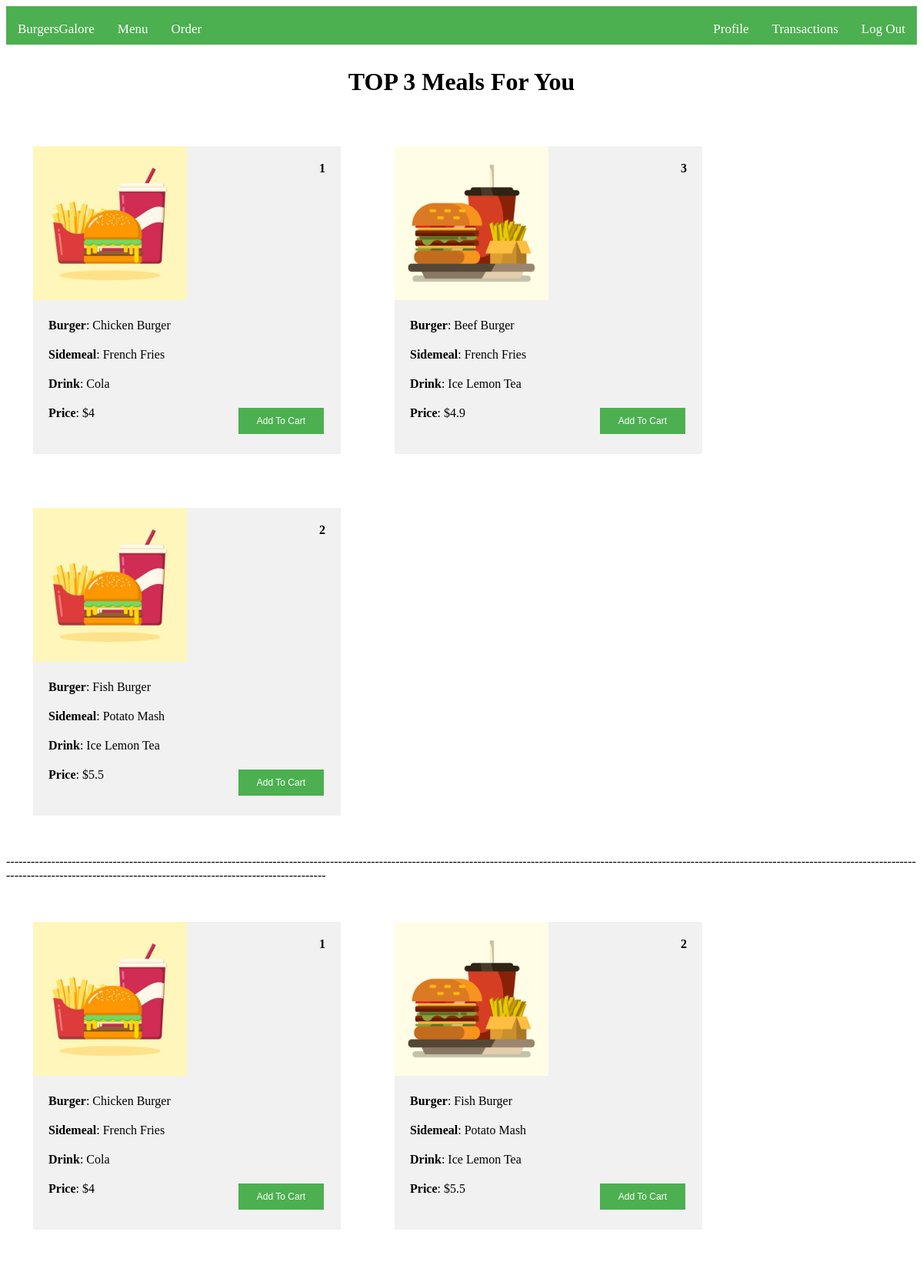
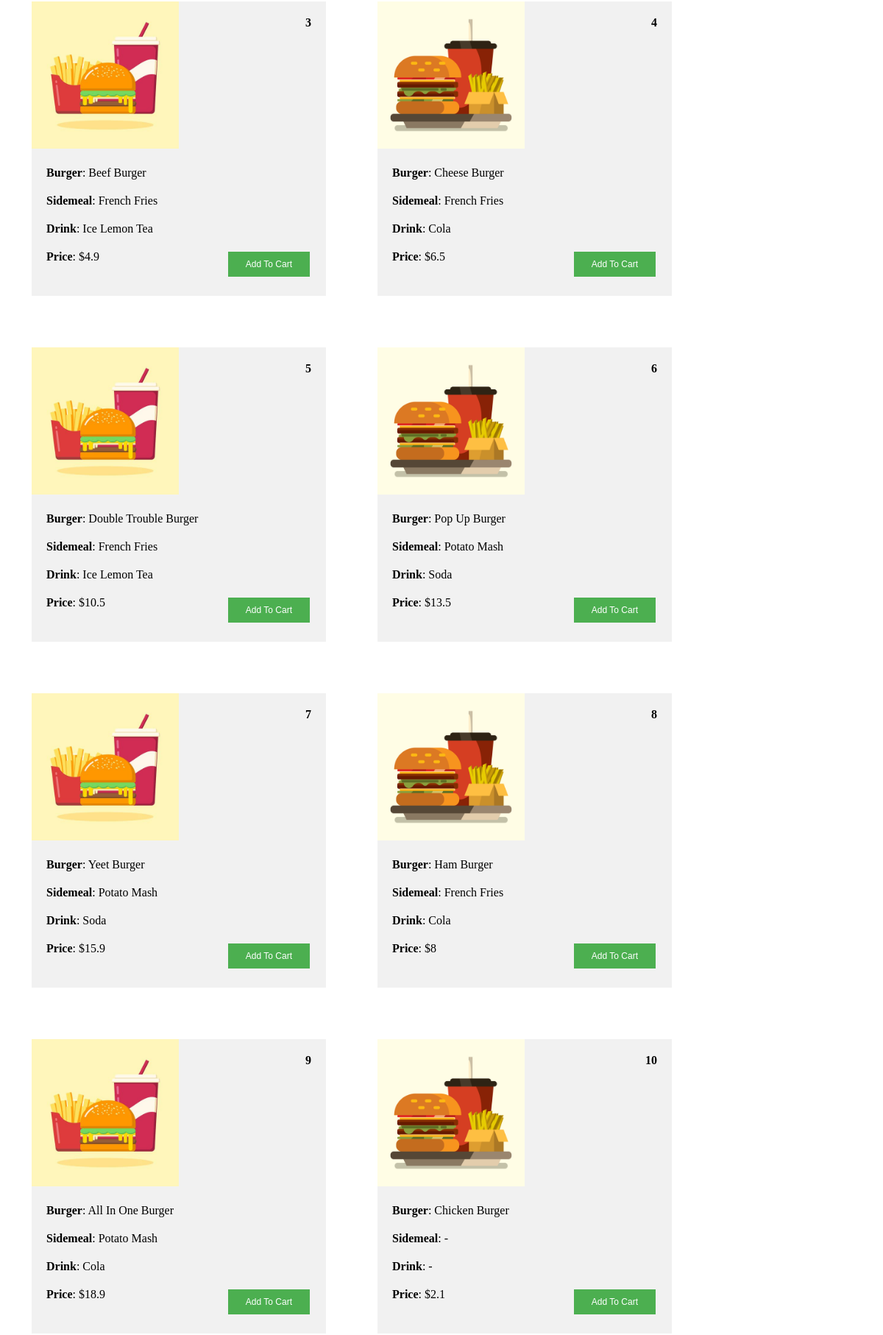
Page / (signed in, upper part) on the committed database (2 pictures, top to bottom).
### tables this page shows
CREATE TABLE meals (            id INTEGER PRIMARY KEY AUTOINCREMENT,            burger VARCHAR(256) NOT NULL,            sidemeal VARCHAR(256) NOT NULL,            drink VARCHAR(256) NOT NULL,            price INTEGER UNIQUE NOT NULL);

### server.py (the view, shortened to what this page needs)
@app.route('/',methods=["GET","POST"])
def main():
    database = sqlite3.connect('BurgerGalore.db')
    c = database.cursor()
    c.execute('SELECT id,burger,sidemeal,drink,price FROM meals')
    meals = c.fetchall()
    images = ('mealOne.png','mealTwo.png')
    index = len(meals)
    if curr_login != []:
        c.execute('''SELECT id FROM members WHERE name = :N''',\
                  {'N':curr_login[0]})
        custID = c.fetchone()[0]
        c.execute('''SELECT mealID,price,date FROM orders WHERE custID = :ID''',{"ID":custID})
        orders = c.fetchall()
        if orders != [] and len(orders) >= 10:
            c.execute('''SELECT mealID FROM orders GROUP BY mealID ORDER BY COUNT(mealID) DESC LIMIT 3;''')
            topmeals = c.fetchall()
            top = []
            for t in topmeals:
                c.execute('''SELECT id,burger,sidemeal,drink,price FROM meals WHERE id = :ID''',{"ID":int(t[0])})
                topmeal = c.fetchone()
                top.append(topmeal)
            line = "-" * 300 ### Design ###
            return render_template('main.html',\
                                   login=curr_login,\
                                   msg=msg,\
                                   meals=meals,\
                                   images=images,\
                                   index=index,\
                                   top_3 = top,\
                                   line=line)

### templates/main.html
{% extends "layout.html" %}
{% block body %}
<form action="{{url_for('order')}}" method="POST">
	{% if top_3 != None %}
		<h1>TOP 3 Meals For You</h1>
		<div class="flex-contain">
			{% for i in range(3) %}
				<div class='mealset'>
					{% if i % 2 == 0 %}
						<img src="static/{{ images[0] }}">
					{% else %}
						<img src="static/{{ images[1] }}">
					{% endif %}
					<p style="float:right;"><b>{{top_3[i][0]}}</b></p>
					<p><b>Burger</b>: {{top_3[i][1]}}</p>
					<p><b>Sidemeal</b>: {{top_3[i][2]}}</p>
					<p><b>Drink</b>: {{top_3[i][3]}}</p>
					<p><b>Price</b>: ${{top_3[i][4]}}</p>
					<button class="button" name='selected' value='{{top_3[i][0]}}'>Add To Cart</button>
				</div>
			{% endfor %}
		</div>
		<p>{{ line }}</p>
	{% endif %}
	<div class='flex-contain'>
		{% for i in range(index)%}
			<div class='mealset'>
				{% if i % 2 == 0 %}
					<img src="static/{{ images[0] }}">
				{% else %}
					<img src="static/{{ images[1] }}">
				{% endif %}
				<p style="float:right;"><b>{{meals[i][0]}}</b></p>
				<p><b>Burger</b>: {{meals[i][1]}}</p>
				<p><b>Sidemeal</b>: {{meals[i][2]}}</p>
				<p><b>Drink</b>: {{meals[i][3]}}</p>
				<p><b>Price</b>: ${{meals[i][4]}}</p>
				<button class="button" name='selected' value='{{meals[i][0]}}'>Add To Cart</button>
			</div>
		{% endfor %}
	</div>
</form>
{% endblock %}

### static/styleG.css (style rules this page uses)
img { height: 200px; width: 200px; }
h1 { text-align: center; margin: 30px; }
.button { background-color: #4CAF50; border: none; color: white; padding: 10px 24px; text-align: center; text-decoration: none; display: inline-block; font-size: 12px; margin: 4px 2px; cursor: pointer; }
.flex-contain { display:flex; flex-wrap: wrap; }
.mealset { background-color: #f1f1f1; margin: 35px; width:400px; height: 400px; }
.mealset p { display: block; margin: 20px; }
.mealset button { float:right; position:relative; bottom:40px; right: 20px; }

### rows in the picture
meals: id "1", burger "Chicken Burger", sidemeal "French Fries", drink "Cola", price "4", id "1", burger "Chicken Burger", sidemeal "French Fries", drink "Cola", price "4"
meals: id "3", burger "Beef Burger", sidemeal "French Fries", drink "Ice Lemon Tea", price "4.9", id "3", burger "Beef Burger", sidemeal "French Fries", drink "Ice Lemon Tea", price "4.9"
meals: id "2", burger "Fish Burger", sidemeal "Potato Mash", drink "Ice Lemon Tea", price "5.5", id "2", burger "Fish Burger", sidemeal "Potato Mash", drink "Ice Lemon Tea", price "5.5"
meals: id "4", burger "Cheese Burger", sidemeal "French Fries", drink "Cola", price "6.5"
meals: id "5", burger "Double Trouble Burger", sidemeal "French Fries", drink "Ice Lemon Tea", price "10.5"
meals: id "6", burger "Pop Up Burger", sidemeal "Potato Mash", drink "Soda", price "13.5"
meals: id "7", burger "Yeet Burger", sidemeal "Potato Mash", drink "Soda", price "15.9"
meals: id "8", burger "Ham Burger", sidemeal "French Fries", drink "Cola", price "8"
meals: id "9", burger "All In One Burger", sidemeal "Potato Mash", drink "Cola", price "18.9"
meals: id "10", burger "Chicken Burger", sidemeal "-", drink "-", price "2.1"
